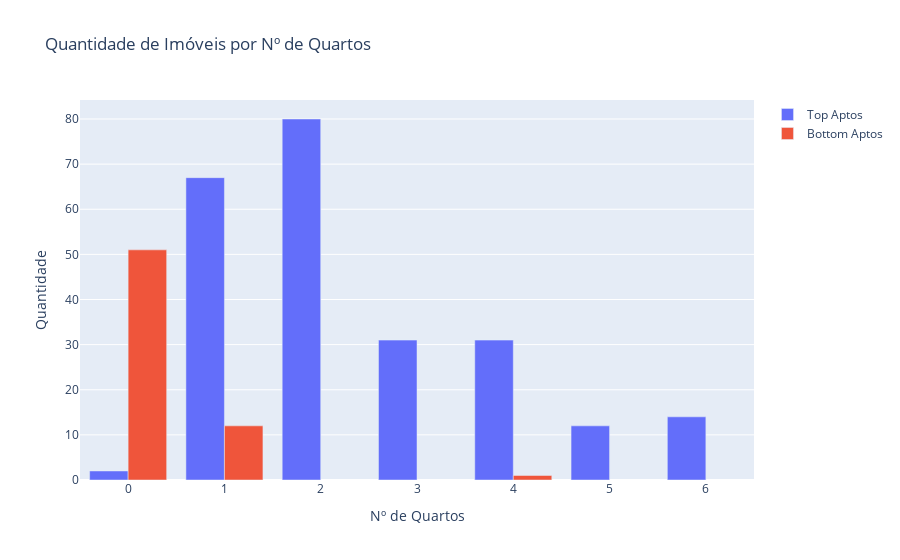

This figure's notebook cell:
### Code cell
# Primeiramente temos que filtrar o df original para ter apenas os bairros que estão entre o top 10 mais caros, pegando informações deles
infos_top_bairros = housing[housing['district'].isin(top_10_rent['Distrito'])]
infos_bot_bairros = housing[housing['district'].isin(bot_10_rent['Distrito'])]

# Vamos descobrir quantos registros tem para cada numero de quartos
top_aptos_bedrooms = infos_top_bairros["garage"].value_counts().reset_index()
top_aptos_bedrooms.columns = ["Nº de Quartos", "Quantidade"]
top_aptos_bedrooms = top_aptos_bedrooms.sort_values(by="Nº de Quartos", ascending=True)

bottom_aptos_bedrooms = infos_bot_bairros["garage"].value_counts().reset_index()
bottom_aptos_bedrooms.columns = ["Nº de Quartos", "Quantidade"]
bottom_aptos_bedrooms = bottom_aptos_bedrooms.sort_values(by="Nº de Quartos", ascending=True)


fig = go.Figure()

fig.add_trace(go.Bar(
    x=top_aptos_bedrooms["Nº de Quartos"],
    y=top_aptos_bedrooms["Quantidade"],
    name="Top Aptos"
))

fig.add_trace(go.Bar(
    x=bottom_aptos_bedrooms["Nº de Quartos"],
    y=bottom_aptos_bedrooms["Quantidade"],
    name="Bottom Aptos"
))

fig.update_layout(
    title="Quantidade de Imóveis por Nº de Quartos",
    xaxis_title="Nº de Quartos",
    yaxis_title="Quantidade"
)

fig.show()

### Figure 1 — Plotly figure (JSON) as saved in the notebook; plotly's stock layout.template omitted (floating-point values rounded to 4 significant figures)
{"data": [{"name": "Top Aptos", "type": "bar", "x": [0, 1, 2, 3, 4, 5, 6], "y": [2, 67, 80, 31, 31, 12, 14]}, {"name": "Bottom Aptos", "type": "bar", "x": [0, 1, 4], "y": [51, 12, 1]}], "layout": {"title": {"text": "Quantidade de Imóveis por Nº de Quartos"}, "xaxis": {"title": {"text": "Nº de Quartos"}}, "yaxis": {"title": {"text": "Quantidade"}}}}
